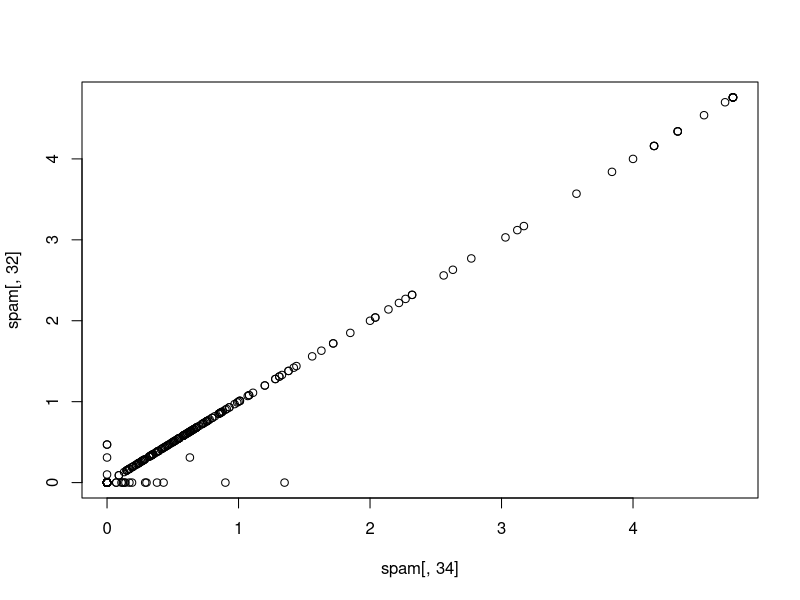
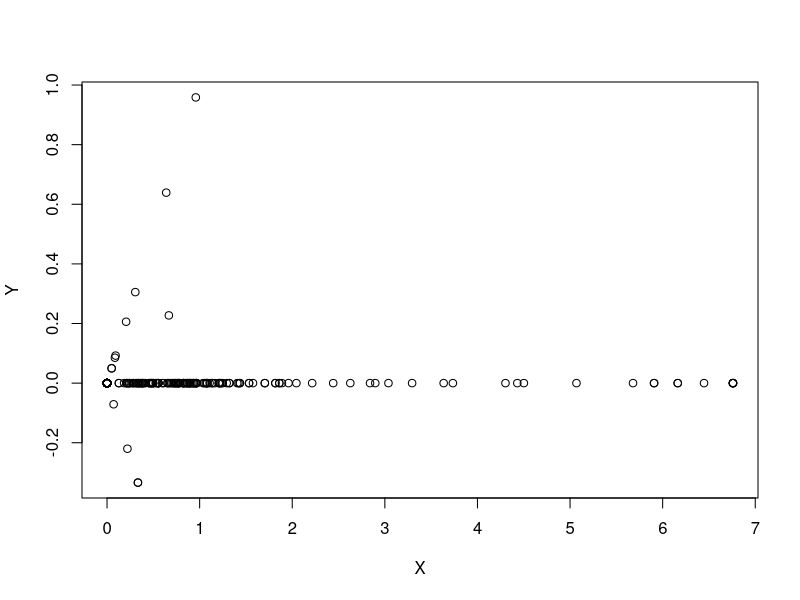
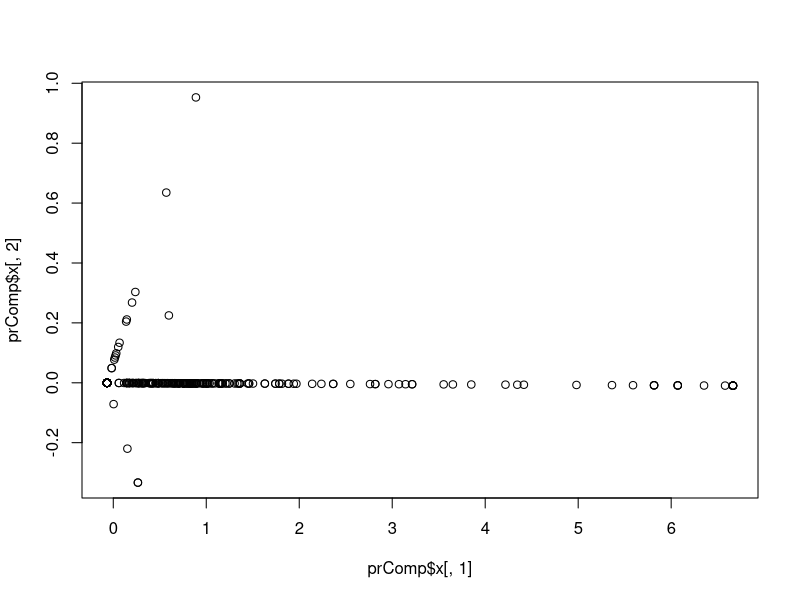
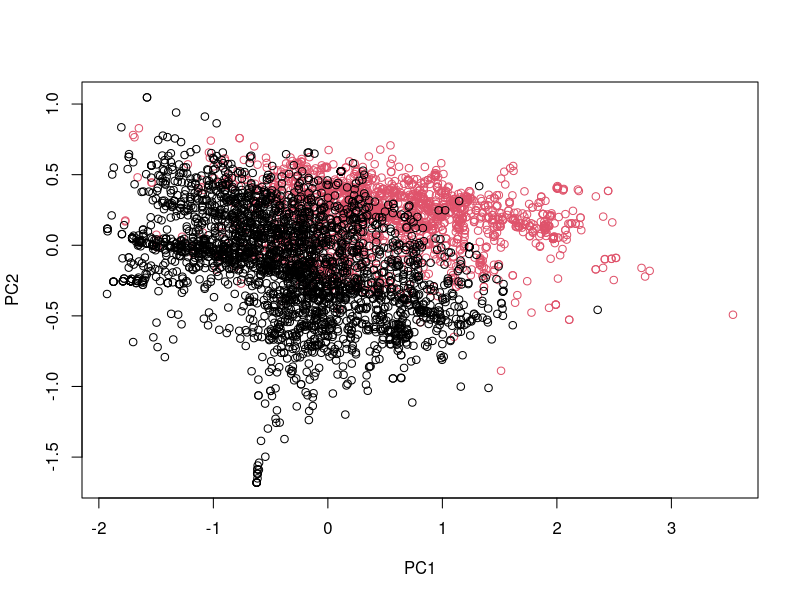
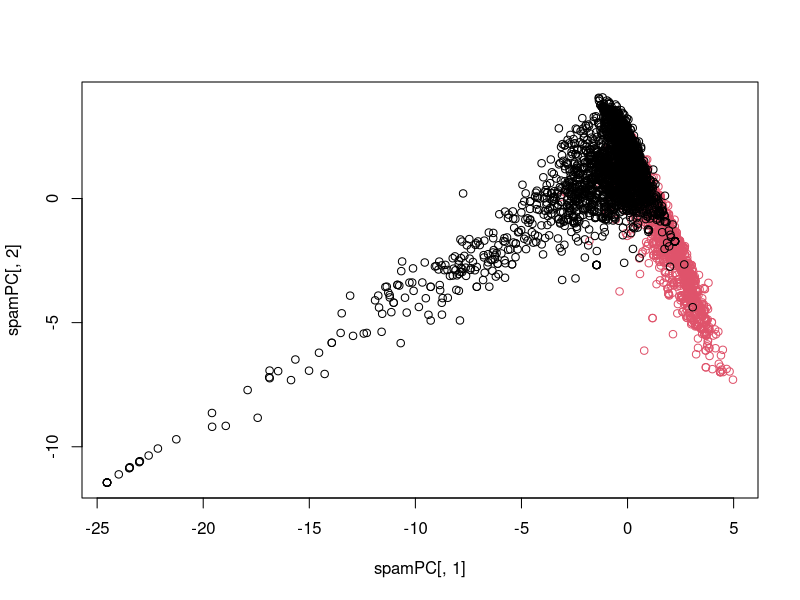

Source code (R) for these figures, in order: (Note: this script raises an error after producing the figures.)
# Week 2 Practical Machine Learning
# Lecture 7: preprocessing with principal components analysis

# load packages
library(caret); library(kernlab); data(spam)

inTrain <- createDataPartition(y=spam$type, p=0.75, list=FALSE)
training <- spam[inTrain,]
testing <- spam[-inTrain,]

# leave out the outcome column
# take the correlation between all variables, and take the absolute value
M <- abs(cor(training[,-58]))

# the diagonals are normally 1, set that to 0
diag(M) <- 0

# which of the variables have a correlation over 0.8?
# num415 and num857 tend to appear together, maybe due to phone numbers
which(M > 0.8, arr.ind = T)

# it's these two columns
names(spam)[c(34,32)]

# plot these two variables against each other, and as expected,
# these are incredibly correlated, might not be useful to include both of them in the same model
plot(spam[,34], spam[,32])

# we're trying to find combinations of variables to try to explain the variability
# just as an example, try adding and subtracting
# adding the variables together capture more information, the points vary more along that axis
X <- 0.71*training$num415 + 0.71*training$num857
Y <- 0.71*training$num415 - 0.71*training$num857
plot(X,Y)

# do the PCA 
smallSpam <- spam[,c(34,32)]
prComp <- prcomp(smallSpam)
plot(prComp$x[,1], prComp$x[,2])

# you can also take a look at the rotation matrix, or how it's summing up the two variables
prComp$rotation

# typeColor is just 2 where spam, 1 where not spam
typeColor <- ((spam$type=="spam")*1 + 1)
# calculate the principal components on entire dataset
prComp <- prcomp(log10(spam[,-58]+1))
# along PC1 there is a bit separation between the spam and ham messages
plot(prComp$x[,1], prComp$x[,2], col=typeColor, xlab="PC1", ylab="PC2")

# PCA can be done with caret using preprocess function
preProc <- preProcess(log10(spam[,-58]+1), method="pca", pcaComp=2)
spamPC <- predict(preProc, log10(spam[,-58]+1))
# observe the separation between ham and spam
plot(spamPC[,1], spamPC[,2], col=typeColor)

# do this on training
preProc <- preProcess(log10(training[,-58]+1), method="pca", pcaComp=2)
trainPC <- predict(preProc, log10(training[,-58]+1))
modelFit <- train(training$type ~ ., method="glm", data=trainPC)

# apply components to prediction
testPC <- predict(preProc, log10(testing[,58]+1))
confusionMatrix(testing$type, predict(modelFit, testPC))

# the fastest way to do this:
modelFit <- train(training$type ~ . , method="glm", preProcess="pca", data=training)
confusionMatrix(testing$type, predict(modelFit, testing))
